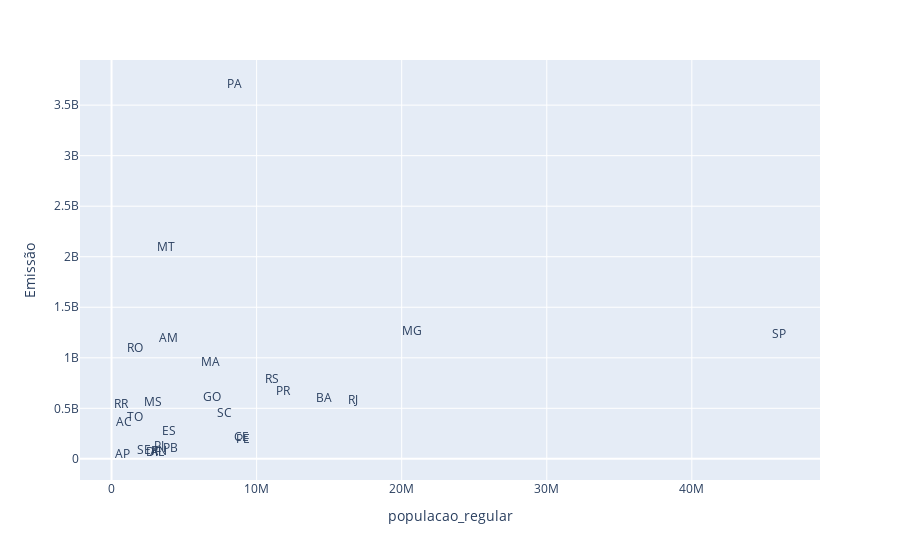

Write notebook code for a chart like this one.
### Code cell
px.scatter(data_frame = dados_agrupados, x = 'populacao_regular', y = 'Emissão', text = 'UF', opacity = 0)

### Figure 1 — Plotly figure (JSON) as saved in the notebook; plotly's stock layout.template omitted (floating-point values rounded to 4 significant figures)
{"data": [{"hovertemplate": "populacao_regular=%{x}<br>Emissão=%{y}<br>UF=%{text}<extra></extra>", "legendgroup": "", "marker": {"color": "#636efa", "opacity": 0, "symbol": "circle"}, "mode": "markers+text", "name": "", "orientation": "v", "showlegend": false, "text": ["RR", "RO", "MT", "PA", "AC", "AM", "TO", "MS", "MA", "GO", "RS", "ES", "MG", "SC", "PR", "AP", "BA", "SE", "PI", "RJ", "SP", "PB", "CE", "RN", "PE", "AL", "DF"], "type": "scatter", "x": [634805, 1616379, 3784239, 8442962, 829780, 3952262, 1584306, 2833742, 6800605, 6950976, 11088065, 3975100, 20732660, 7762154, 11835379, 774268, 14659023, 2211868, 3270174, 16615526, 46024937, 4030961, 8936431, 3303953, 9051113, 3125254, 2923369], "xaxis": "x", "y": [528200000.0, 1084000000.0, 2082000000.0, 3702000000.0, 350500000.0, 1190000000.0, 408200000.0, 555100000.0, 947600000.0, 600800000.0, 781500000.0, 269800000.0, 1251000000.0, 448400000.0, 656800000.0, 35680000.0, 593200000.0, 81190000.0, 114700000.0, 576700000.0, 1223000000.0, 95330000.0, 203500000.0, 72240000.0, 183600000.0, 62610000.0, 56690000.0], "yaxis": "y"}], "layout": {"autosize": true, "legend": {"tracegroupgap": 0}, "margin": {"t": 60}, "xaxis": {"anchor": "y", "autorange": true, "domain": [0, 1], "range": [-2060000.0, 48720000.0], "title": {"text": "populacao_regular"}, "type": "linear"}, "yaxis": {"anchor": "x", "autorange": true, "domain": [0, 1], "range": [-248200000.0, 3986000000.0], "title": {"text": "Emissão"}, "type": "linear"}}}
